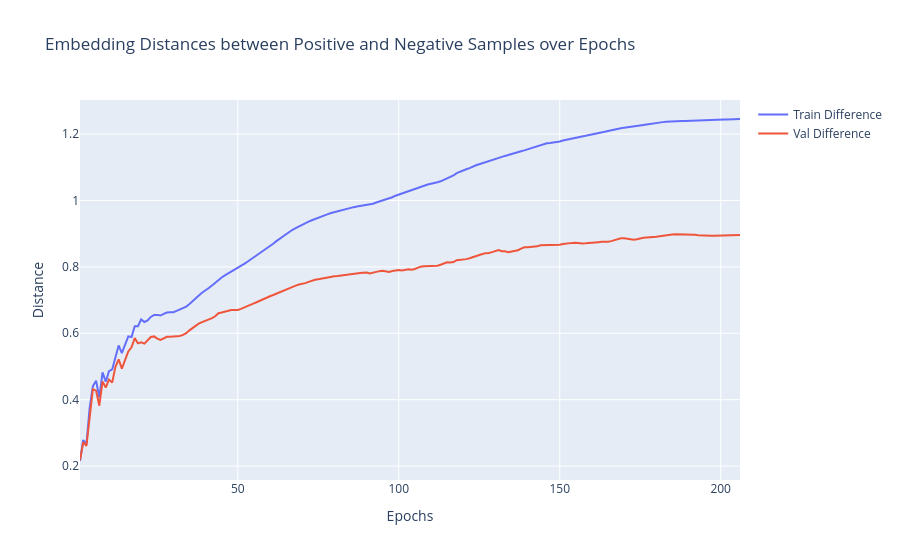

Source (notebook cell):
### Code cell
fig = go.Figure()
fig.add_trace(go.Scatter(x=epochs, y=train_dists_mean[:, 2], mode="lines", name="Train Difference"))
fig.add_trace(go.Scatter(x=epochs, y=val_dists_mean[:, 2], mode="lines", name="Val Difference"))

fig.update_layout(
    title="Embedding Distances between Positive and Negative Samples over Epochs",
    xaxis_title="Epochs",
    yaxis_title="Distance",
    hovermode="x unified",
)

fig.show()

### Figure 1 — Plotly figure (JSON) as saved in the notebook; plotly's stock layout.template omitted (floating-point values rounded to 4 significant figures; data arrays with more than 128 entries replaced by an {"elided": "..."} marker saying what was removed)
{"data": [{"mode": "lines", "name": "Train Difference", "type": "scatter", "x": {"elided": "206 int values"}, "y": {"elided": "206 float values"}}, {"mode": "lines", "name": "Val Difference", "type": "scatter", "x": {"elided": "206 int values"}, "y": {"elided": "206 float values"}}], "layout": {"hovermode": "x unified", "title": {"text": "Embedding Distances between Positive and Negative Samples over Epochs"}, "xaxis": {"title": {"text": "Epochs"}}, "yaxis": {"title": {"text": "Distance"}}}}
